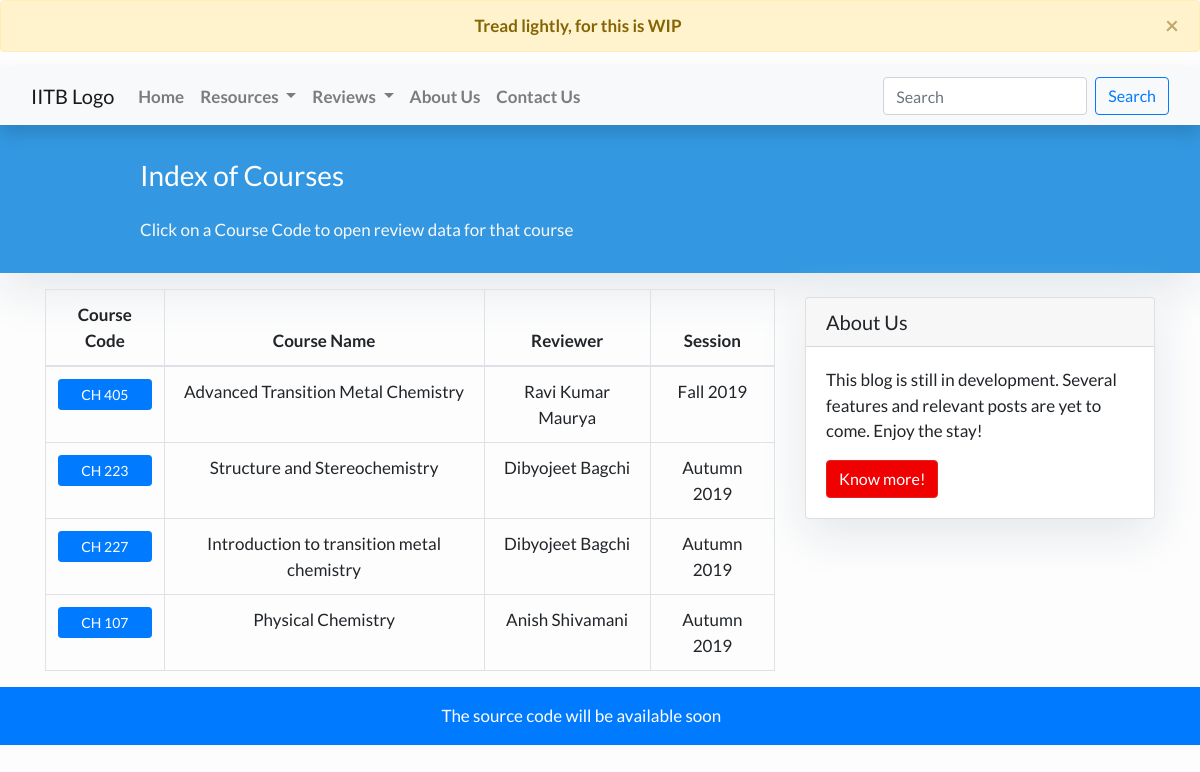
/coursereview/, run on the app's committed database.
### feed/models.py (models this page shows, shortened)
class CourseReviewData(models.Model):
    course = models.ForeignKey('Course', on_delete=models.CASCADE)
    submitter = models.CharField(max_length=150, blank=True, null=True)
    submitter_email = models.EmailField()
    course_instructor = models.CharField(max_length=150)
    session = models.CharField(max_length=20)
    grade_awarded = models.CharField(max_length=2)
    course_difficulty = models.CharField(max_length=20)
    pre_requisites = models.CharField(max_length=150)
    assesments_methods = models.TextField()
    topics_covered = models.TextField()
    weightage = models.TextField()
    lecture_lab_review = models.TextField()
    exam_review = models.TextField()
    performance_tips = models.TextField()
    references = models.TextField()
    slug = models.SlugField(max_length=200, unique=True)
    attendance_policy = models.CharField(
        max_length=150, default="80% attendace is required officially")

class Course(models.Model):
    FIRST = 1
    SECOND = 2
    THIRD = 3
    FOURTH = 4
    FIFTH = 5
    SIXTH = 6
    SEVENTH = 7
    EIGHTH = 8
    ELECTIVE = 0
    SEMESTER = (
        (FIRST, 'First Semester'),
        (SECOND, 'Second Semester'),
        (THIRD, 'Third Semester'),
        (FOURTH, 'Fourth Semester'),
        (FIFTH, 'Fifth Semester'),
        (SIXTH, 'Sixth Semester'),
        (SEVENTH, 'Seventh Semester'),
        (EIGHTH, 'Eighth Semester'),
        (ELECTIVE, 'Department Electives'),
    )
    code = models.CharField(max_length=6)
    name = models.CharField(max_length=150)
    semester = models.IntegerField(choices=SEMESTER)

### feed/views.py (the view)
# urls.py: path('coursereview/', views.CourseReviewView.as_view(), name='coursereview_index'),
class CourseReviewView(generic.ListView):
    queryset = CourseReviewData.objects.order_by('-course')
    template_name = 'feed/coursereview_index.html'
    context_object_name = 'course_list'

### feed/templates/feed/coursereview_index.html (shortened to what this page needs)
{% extends "feed/base.html" %}
{% block content %}
<header class="masthead">
    <div class="container">
        <div class="row">
            <div class=" col-md-8 col-md-10 mx-auto">
                <div class="site-heading">
                    <h3 class=" site-heading my-4 mt-3 text-white"> Index of Courses </h3>
                    <p class="text-light">Click on a Course Code to open review data for that course &nbsp
                    </p>
                </div>
            </div>
        </div>
    </div>
</header>
<div class="container">
    <div class="row">
        <div class="col-md-8 mt-3 left">
            <table class="table table-bordered table-hover">
                <thead>
                  <tr>
                    <th scope="col" class="text-center">Course Code</th>
                    <th scope="col" class="text-center">Course Name</th>
                    <th scope="col" class="text-center">Reviewer</th>
                    <th scope="col" class="text-center">Session</th>
                  </tr>
                </thead>
                <tbody>
                    {% for course in course_list %}
                    <tr>
                    <td scope="row" class="text-center">
                        <a href="{% url 'coursereview' course.slug %}" class="btn btn-primary btn-sm btn-block">{{ course.course.code }}</a>
                    </td>
                    <td class="text-center">{{ course.course.name }}</td>
                    <td class="text-center">{{ course.submitter }}</td>
                    <td class="text-center">{{ course.session }}</td>
                    </tr>
                    {% endfor %}
                </tbody>
              </table>
        </div>
        {% block sidebar %} {% include 'feed/sidebar.html' %} {% endblock sidebar %}
    </div>
</div>
{%endblock%}

### feed/templates/feed/base.html (style rules this page uses)
body { font-family: "Lato", sans-serif; font-size: 17px; background-color: #fdfdfd; }
.masthead { background: #3398E1; height: auto; padding-bottom: 15px; box-shadow: 0 16px 48px #E3E7EB; padding-top: 10px; }

### feed/templates/feed/coursereview_index.html (style rules this page uses)
body { font-family: "Lato", sans-serif; background-color: #fdfdfd; }

### data on the page
CourseReviewData: course.code "CH 405", course.name "Advanced Transition Metal Chemistry", submitter "Ravi Kumar Maurya", session "Fall 2019"
CourseReviewData: course.code "CH 223", course.name "Structure and Stereochemistry", submitter "Dibyojeet Bagchi", session "Autumn 2019"
CourseReviewData: course.code "CH 227", course.name "Introduction to transition metal chemistry", submitter "Dibyojeet Bagchi", session "Autumn 2019"
CourseReviewData: course.code "CH 107", course.name "Physical Chemistry", submitter "Anish Shivamani", session "Autumn 2019"
